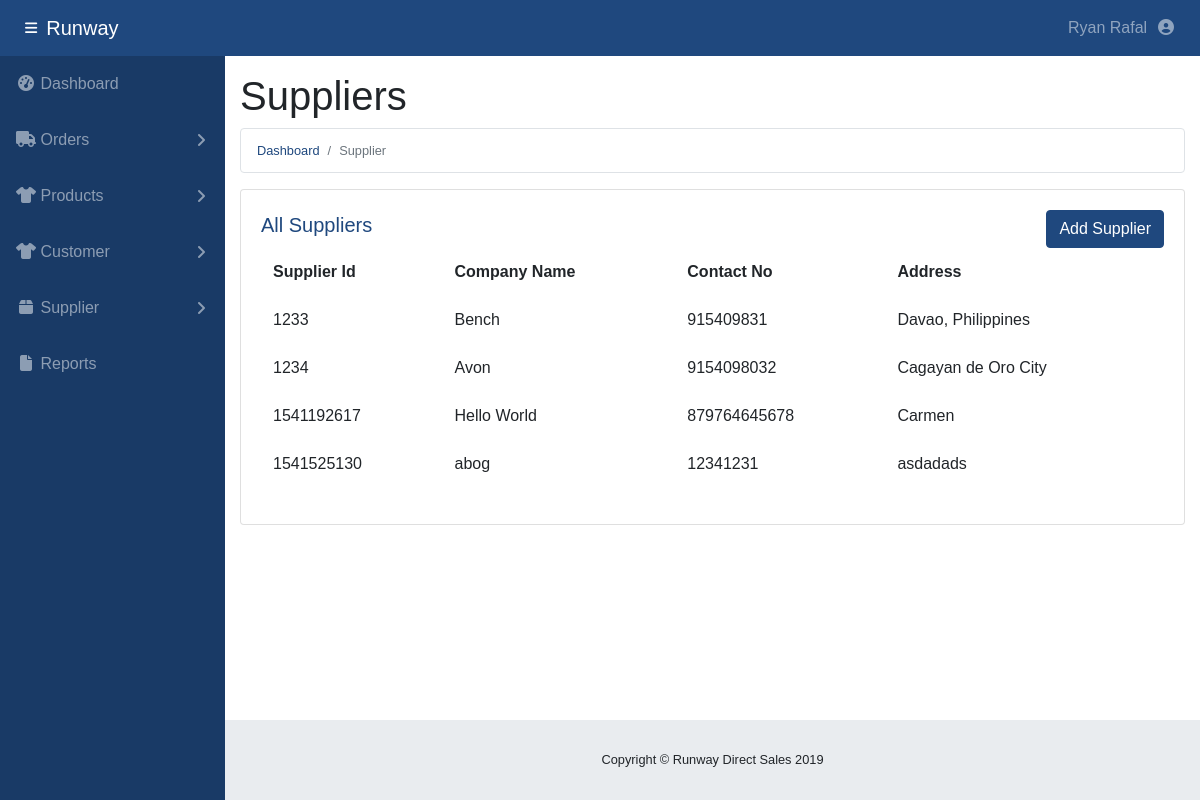
Page /supplier.php (signed in) on the committed database.
### tables this page shows
CREATE TABLE `supplier` (
  `SupplierId` int(11) NOT NULL,
  `SCompanyName` char(15) NOT NULL,
  `SContactNo` bigint(11) NOT NULL,
  `SAddress` varchar(30) NOT NULL,
  `SPassword` varchar(255) NOT NULL,
  PRIMARY KEY (`SupplierId`),
  UNIQUE KEY `ContactNo_UNIQUE` (`SContactNo`),
  UNIQUE KEY `SCompanyName_UNIQUE` (`SCompanyName`)
);

### supplier.php (the view, shortened to what this page needs)
<?php
$conn = require "php/connection.php";
$suppliers = $conn->query("SELECT * FROM supplier")->fetch_all(MYSQLI_ASSOC);
?>
<!DOCTYPE html>
<html lang="en">
<head>
  <link href="vendor/fontawesome-free/css/all.min.css" rel="stylesheet" type="text/css">
  <link href="vendor/datatables/dataTables.bootstrap4.css" rel="stylesheet">
  <link href="css/sb-admin.css" rel="stylesheet">
</head>
<body id="page-top">
  <nav class="navbar navbar-expand navbar-dark bg-primary sticky-top">
    <button class="btn btn-link btn-sm text-white order-1 order-sm-0" id="sidebarToggle" href="#">
      <i class="fas fa-bars"></i>
    </button>
    <a class="navbar-brand mr-1" href="index.php">Runway</a>
    <ul class="navbar-nav ml-auto ml-md-0">
      <li class="nav-item dropdown no-arrow">
        <a class="nav-link dropdown-toggle" href="#" id="userDropdown" role="button" data-toggle="dropdown"
          aria-haspopup="true" aria-expanded="false">
          Ryan Rafal &nbsp;<i class="fas fa-user-circle fa-fw"></i>
        </a>
      </li>
    </ul>
  </nav>
  <div id="wrapper">
    <ul class="sidebar navbar-nav bg-secondary">
      <li class="nav-item">
        <a class="nav-link" href="index.php">
          <i class="fas fa-fw fa-tachometer-alt"></i>
          <span>Dashboard</span>
        </a>
      </li>
      <li class="nav-item dropdown">
        <a class="nav-link dropdown-toggle" href="#" id="ordersDropdown" role="button" data-toggle="dropdown"
          aria-haspopup="true" aria-expanded="false">
          <i class="fas fa-fw fa-truck"></i>
          <span>Orders</span>
        </a>
      </li>
      <li class="nav-item dropdown">
        <a class="nav-link dropdown-toggle" href="#" id="ordersDropdown" role="button" data-toggle="dropdown"
          aria-haspopup="true" aria-expanded="false">
          <i class="fas fa-fw fa-tshirt"></i>
          <span>Products</span>
        </a>
      </li>
      <li class="nav-item dropdown">
        <a class="nav-link dropdown-toggle" href="#" id="ordersDropdown" role="button" data-toggle="dropdown"
          aria-haspopup="true" aria-expanded="false">
          <i class="fas fa-fw fa-tshirt"></i>
          <span>Customer</span>
        </a>
      </li>
      <li class="nav-item dropdown">
        <a class="nav-link dropdown-toggle" href="#" id="suppliersDropdown" role="button" data-toggle="dropdown" aria-haspopup="true"
          aria-expanded="false">
          <i class="fas fa-fw fa-box"></i>
          <span>Supplier</span>
        </a>
      </li>
      <li class="nav-item dropdown">
        <a class="nav-link" href="reports.php">
          <i class="fas fa-fw fa-file"></i>
          <span>Reports</span>
        </a>
      </li>
    </ul>
    <div id="content-wrapper">
      <div class="container">
        <h1>Suppliers</h1>
        <ol class="breadcrumb bg-white small border border-1 border-grey">
          <li class="breadcrumb-item">
            <a href="index.php">Dashboard</a>
          </li>
          <li class="breadcrumb-item active">Supplier</li>
        </ol>
        <div class="row">
          <div class="col">
            <div class="card mb-3">
              <div class="card-body">
                <div class="d-flex justify-content-between align-items-center">
                <h5 class="h5 text-primary">All Suppliers</h5>
                <a href="#supplierAddSupplier" class="btn btn-primary">Add Supplier</a>
              </div>
              <div class="table-responsive">
                <table class="table table-borderless" id="allsuppliers">
                  <thead>
                    <tr>
                      <th>Supplier Id</th>
                      <th>Company Name</th>
                      <th>Contact No</th>
                      <th>Address</th>
                    </tr>
                  </thead>
                  <tbody>
                    <?php
                    foreach ($suppliers as $supplier) {
                      echo
                        "
                      <tr>
                      <td>$supplier[SupplierId]</td>
                      <td>$supplier[SCompanyName]</td>
                      <td>$supplier[SContactNo]</td>
                      <td>$supplier[SAddress]</td>
                      </tr>
                      ";
                    }
                    ?>
                  </tbody>
                </table>
              </div>
              </div>
            </div>
          </div>
        </div>
      </div>
      <footer class="sticky-footer">
        <div class="container my-auto">
          <div class="copyright text-center my-auto">
            <span>Copyright © Runway Direct Sales <?php $date = new DateTime();
                                                  echo $date->format("Y") ?></span>
          </div>
        </div>
      </footer>
    </div>
  </div>
</body>
</html>

### rows in the picture
supplier: SupplierId "1233", SCompanyName "Bench", SContactNo "915409831", SAddress "Davao, Philippines"
supplier: SupplierId "1234", SCompanyName "Avon", SContactNo "9154098032", SAddress "Cagayan de Oro City"
supplier: SupplierId "1541192617", SCompanyName "Hello World", SContactNo "879764645678", SAddress "Carmen"
supplier: SupplierId "1541525130", SCompanyName "abog", SContactNo "12341231", SAddress "asdadads"
